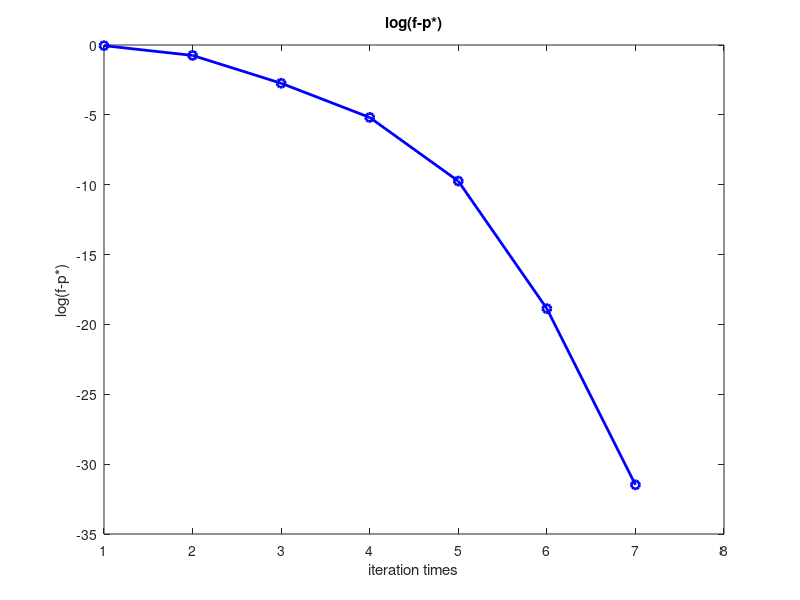

The MATLAB script that drew this image:


load result.mat
load('A_m=30_n=100.mat');		% load matrix A



pStar = save_value(end);

% draw error lines.
error = log(save_value - pStar);

x = 1:size(save_x,2);

figure('Name','Newton method');
plot(x, error, '-ob', 'LineWidth', 2);
title('log(f-p*)');
xlabel('iteration times'); ylabel('log(f-p*)');
hold on;
